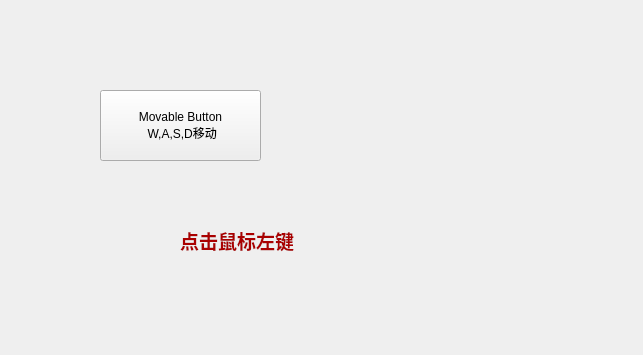
<?xml version="1.0" encoding="UTF-8"?>
<ui version="4.0">
 <class>Widget</class>
 <widget class="QWidget" name="Widget">
  <property name="geometry">
   <rect>
    <x>0</x>
    <y>0</y>
    <width>643</width>
    <height>355</height>
   </rect>
  </property>
  <property name="windowTitle">
   <string>Widget</string>
  </property>
  <widget class="QPushButton" name="pushButton">
   <property name="geometry">
    <rect>
     <x>100</x>
     <y>90</y>
     <width>161</width>
     <height>71</height>
    </rect>
   </property>
   <property name="text">
    <string>Movable Button 
 W,A,S,D移动</string>
   </property>
  </widget>
  <widget class="QLabel" name="label">
   <property name="geometry">
    <rect>
     <x>180</x>
     <y>220</y>
     <width>141</width>
     <height>41</height>
    </rect>
   </property>
   <property name="palette">
    <palette>
     <active>
      <colorrole role="WindowText">
       <brush brushstyle="SolidPattern">
        <color alpha="255">
         <red>170</red>
         <green>0</green>
         <blue>0</blue>
        </color>
       </brush>
      </colorrole>
      <colorrole role="Text">
       <brush brushstyle="SolidPattern">
        <color alpha="255">
         <red>0</red>
         <green>0</green>
         <blue>0</blue>
        </color>
       </brush>
      </colorrole>
     </active>
     <inactive>
      <colorrole role="WindowText">
       <brush brushstyle="SolidPattern">
        <color alpha="255">
         <red>170</red>
         <green>0</green>
         <blue>0</blue>
        </color>
       </brush>
      </colorrole>
      <colorrole role="Text">
       <brush brushstyle="SolidPattern">
        <color alpha="255">
         <red>0</red>
         <green>0</green>
         <blue>0</blue>
        </color>
       </brush>
      </colorrole>
     </inactive>
     <disabled/>
    </palette>
   </property>
   <property name="font">
    <font>
     <pointsize>14</pointsize>
     <bold>true</bold>
    </font>
   </property>
   <property name="text">
    <string>点击鼠标左键</string>
   </property>
  </widget>
 </widget>
 <resources/>
 <connections/>
</ui>
